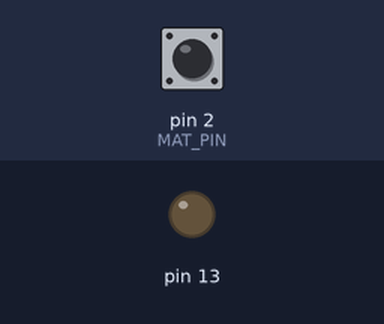
A sketch run on a simulated SparkFun Pro Micro, built with avr-gcc and run on an emulated ATmega32U4. On the bench: output pins drawn as LEDs (lit = HIGH). Inputs (shaded band) come from the test bench; at power-on: pin 2 (MAT_PIN) HIGH. USB keyboard and mouse output is not drawn.

Above: at 4.2 s.
4.3 s: pin 2 (MAT_PIN) pulled LOW for 0.15 s
At 4.61 s:
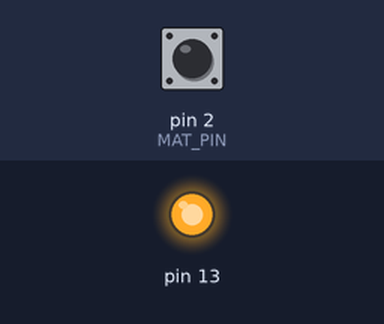
Timing chart, 0 to 7.3 s (numbered marks = the images above; inputs shaded):
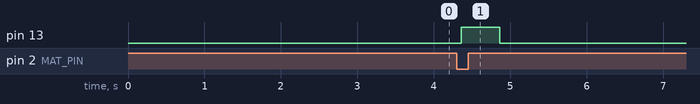

The sketch:

mat_leonardo.ino
```cpp
// Second Opinion: pressure mat -> one Enter key press
// Board: Arduino Leonardo (or Pro Micro). Needs the built-in Keyboard library.
//
// Wiring:  mat wire A -> pin 2
//          mat wire B -> GND
// When the foil layers touch, pin 2 is connected to GND (reads LOW).

#include <Keyboard.h>

const int MAT_PIN = 2;                       // wire A goes here
const unsigned long DEBOUNCE_MS = 60;        // ignore flicker for this long
const unsigned long COOLDOWN_MS = 10000;     // after one Enter, ignore the mat for 10 s
const unsigned long RELEASE_MS  = 1500;      // mat must be empty this long to re-arm

bool armed = true;
bool lastRaw = HIGH;
bool stable = HIGH;
unsigned long lastChange = 0;
unsigned long firedAt = 0;
unsigned long releasedAt = 0;

void setup() {
  pinMode(MAT_PIN, INPUT_PULLUP);
  pinMode(LED_BUILTIN, OUTPUT);
  delay(3000);            // safety pause so you can still re-upload if needed
  Keyboard.begin();
}

void loop() {
  unsigned long now = millis();
  bool raw = digitalRead(MAT_PIN);

  // debounce
  if (raw != lastRaw) { lastChange = now; lastRaw = raw; }
  if ((now - lastChange) > DEBOUNCE_MS && raw != stable) {
    stable = raw;
    if (stable == HIGH) releasedAt = now;      // someone stepped off
  }

  bool pressed = (stable == LOW);

  // re-arm only after cooldown AND the mat has been empty for a moment
  if (!armed && !pressed && (now - firedAt) > COOLDOWN_MS && (now - releasedAt) > RELEASE_MS) {
    armed = true;
  }

  // someone stepped on: send ONE Enter
  if (armed && pressed) {
    Keyboard.write(KEY_RETURN);
    armed = false;
    firedAt = now;
    digitalWrite(LED_BUILTIN, HIGH);           // little light on the board
  }

  if (!armed && (now - firedAt) > 500) digitalWrite(LED_BUILTIN, LOW);
}
```

Measured:
- after the input at 4.3 s, pin 13: LOW → HIGH after 0.06 s, → LOW 0.50 s later
